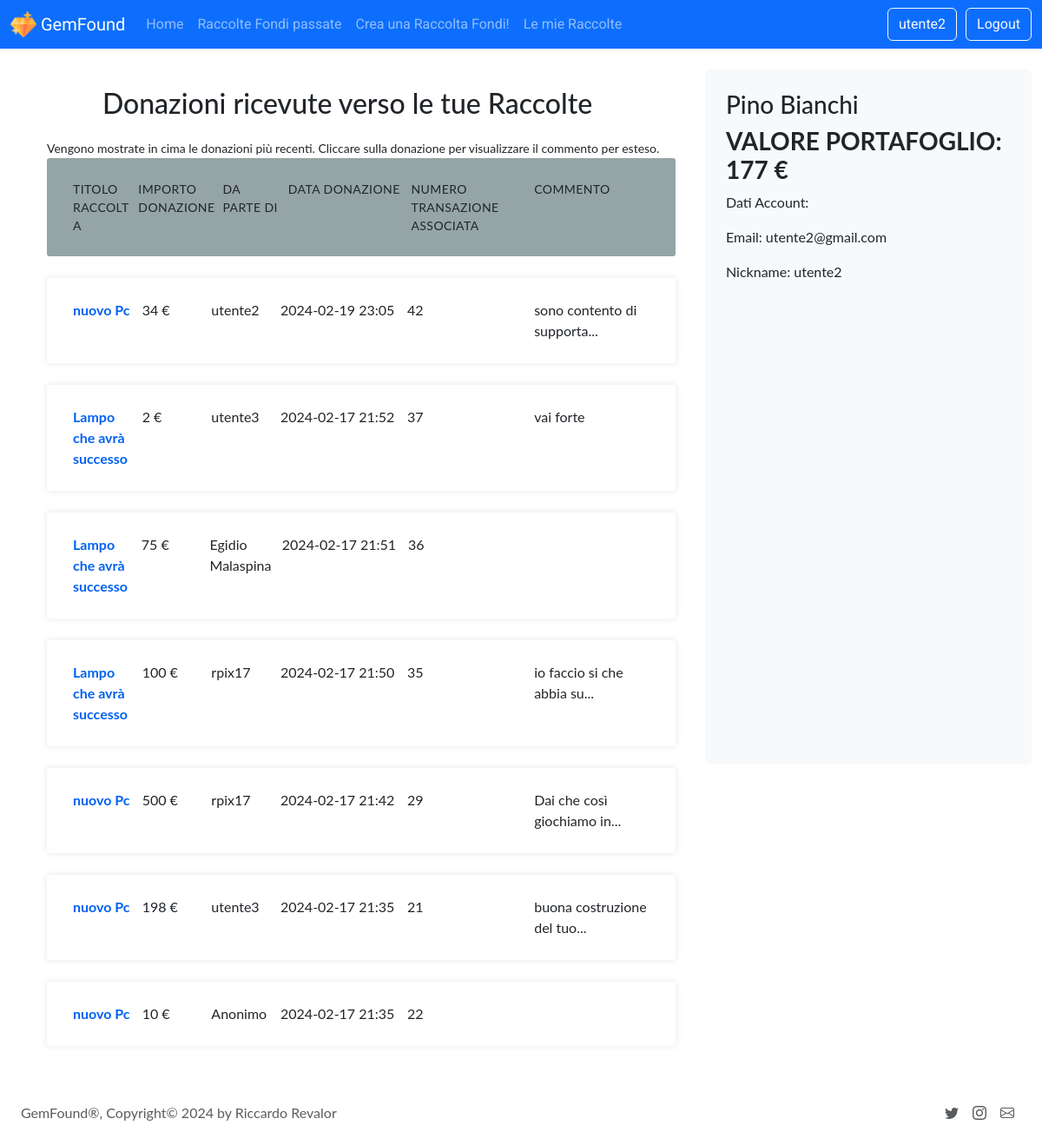
The app's page /account/8 (signed in) with its own data.
### tables this page shows
CREATE TABLE "Utenti" (
	"UserNickName"	TEXT NOT NULL UNIQUE,
	"UserID"	INTEGER NOT NULL UNIQUE,
	"Password"	TEXT NOT NULL,
	"UserMail"	TEXT NOT NULL UNIQUE,
	"Nome"	TEXT NOT NULL,
	"Cognome"	TEXT NOT NULL,
	"Ptf"	INTEGER NOT NULL DEFAULT 0,
	PRIMARY KEY("UserID" AUTOINCREMENT)
);

CREATE TABLE "Raccolte" (
	"RacID"	INTEGER NOT NULL UNIQUE,
	"UserID"	INTEGER NOT NULL,
	"Successo"	NUMERIC NOT NULL,
	"Open"	NUMERIC NOT NULL DEFAULT 1,
	"TotaleRaccolto"	INTEGER NOT NULL DEFAULT 0,
	"Target"	INTEGER NOT NULL,
	"Title"	TEXT NOT NULL,
	"Description"	TEXT NOT NULL,
	"ActivationDate"	TEXT NOT NULL,
	"ActivationTime"	TEXT NOT NULL,
	"CloseDate"	TEXT NOT NULL,
	"CloseTime"	TEXT NOT NULL,
	"Min"	INTEGER NOT NULL,
	"Max"	INTEGER NOT NULL,
	"Type"	NUMERIC NOT NULL DEFAULT 0,
	"Img"	TEXT DEFAULT 0,
	PRIMARY KEY("RacID" AUTOINCREMENT)
);

CREATE TABLE "Donazioni" (
	"RacID"	INTEGER NOT NULL,
	"NomeVisualizzato"	TEXT NOT NULL,
	"Importo"	INTEGER NOT NULL,
	"Commento"	TEXT NOT NULL DEFAULT 0,
	"numTransazione"	INTEGER NOT NULL UNIQUE,
	"UserID"	INTEGER NOT NULL DEFAULT -1,
	"Data"	TEXT NOT NULL,
	PRIMARY KEY("numTransazione" AUTOINCREMENT)
);

### app.py (the view)
@app.route('/account/<int:id>')
@login_required
def account(id):
  if id != current_user.id:
    flash('Non puoi accedere a questa pagina!')
    return redirect(url_for('index'))
  racs = rac_dao.getRacsByUserID(id)
  if not racs:
    flash('Non hai ancora creato nessuna Raccolta Fondi!')
    return redirect(url_for('index'))
  for rac in racs: checkRacOpen(rac) # aggiorna raccolte e in caso aggiorna ptf
  user = user_dao.get_user_by_id(id) # prendi valore ptf aggiornato dopo il check sulle raccolte
  dons = []
  for rac in racs:
    d = don_dao.getDonationsByRacID(rac['RacID'])
    if d:
      for don in d:
        don = dict(don)
        don['RacTitle'] = rac['Title']
        dons.append(don)
  if not dons:
    flash('Non hai ancora ricevuto nessuna donazione!')
  dons = sorted(dons, key=lambda k: datetime.datetime.strptime(k['Data'], '%Y-%m-%d %H:%M'), reverse=True)
  return render_template('myaccount.html', donazioni=dons, raccolte=racs, ptfValue = user['Ptf'])

### app.py (called while the page is built)
def updatePtf(rac):
  ptfOld = user_dao.user_GetPtf(rac['UserID'])
  if not ptfOld: return False
  ptfOld = int(ptfOld['Ptf'])
  money = int(rac['TotaleRaccolto'])
  if money >= int(rac['Target']):
    ptfNew = ptfOld + money
    if ptfNew > ptfOld: user_dao.user_SetPtf(rac['UserID'], ptfNew)
  return True

@login_manager.user_loader
def load_user(user_id):
  db_user = user_dao.get_user_by_id(user_id)
  utente = User(UserID=db_user['UserID'],
  Nome=db_user['Nome'],
  Cognome=db_user['Cognome'],
  UserMail=db_user['UserMail'],
  Password=db_user['Password'],
  UserNickName=db_user['UserNickName'],
  Ptf=db_user['Ptf'])
  return utente

### don_dao.py (called while the page is built)
def getDonationsByRacID(id):
    connection = sqlite3.connect(db)
    connection.row_factory = sqlite3.Row
    cursor = connection.cursor()
    donations = cursor.execute('SELECT * FROM Donazioni WHERE RacID = ?', (id,)).fetchall()
    cursor.close()
    connection.close()
    return donations

### rac_dao.py (called while the page is built)
def getRacsByUserID(id):
    connection = sqlite3.connect(db)
    connection.row_factory = sqlite3.Row
    cursor = connection.cursor()
    racs = cursor.execute('SELECT * FROM Raccolte WHERE UserID = ?', (id,)).fetchall()
    cursor.close()
    connection.close()
    return racs

def RacSetState(id, state):
    result = False
    sql = 'UPDATE Raccolte SET Open = ? WHERE RacID = ?'
    connection = sqlite3.connect(db)
    connection.row_factory = sqlite3.Row
    cursor = connection.cursor()
    try:
        cursor.execute(sql, (state, id))
        connection.commit()
        result = True
    except Exception as e:
        print('Error', str(e))
        connection.rollback()
        result = False
    cursor.close()
    connection.close()
    return result

### user_dao.py (called while the page is built)
def get_user_by_id(id):
    conn = sqlite3.connect(db)
    conn.row_factory = sqlite3.Row
    cursor = conn.cursor()
    sql = 'SELECT * FROM Utenti WHERE UserID = ?'
    cursor.execute(sql, (id,))
    user = cursor.fetchone()
    cursor.close()
    conn.close()
    return user

def user_GetPtf(id):
    conn = sqlite3.connect(db)
    conn.row_factory = sqlite3.Row
    cursor = conn.cursor()
    sql = 'SELECT Ptf FROM Utenti WHERE UserID = ?'
    cursor.execute(sql, (id,))
    ptf = cursor.fetchone()
    cursor.close()
    conn.close()
    return ptf #ritorna il ptf dell'utente

### templates/myaccount.html (shortened to what this page needs)
{% extends "base.html" %}
{% block content %}
<link href="{{ url_for('static', filename='tablestyle.css') }}" rel="stylesheet">
<div class="row">
<main class="col-lg-8 col-12">
<div class="container">
    <h2>Donazioni ricevute verso le tue Raccolte</h2>
    <ul class="responsive-table">
      <small>Vengono mostrate in cima le donazioni pi&ugrave; recenti. Cliccare sulla donazione per visualizzare il commento per esteso.</small>
      <li class="table-header">
        <div class="col col-1">Titolo Raccolta</div>
        <div class="col col-2">Importo donazione</div>
        <div class="col col-3">Da parte di</div>
        <div class="col col-4">Data donazione</div>
        <div class="col col-4">Numero Transazione associata</div>
        <div class="col col-4">Commento</div>
      </li>
      {% for don in donazioni %}
      <li class="table-row grey-selected" data-transazione="{{ don.numTransazione |e }}">
        <div class="col col-1 boldtext" data-label="Titolo Raccolta">{{ don.RacTitle |e }}</div>
        <div class="col col-2" data-label="Importo Donazione">{{ don.Importo |e }} &euro;</div>
        <div class="col col-3" data-label="Nome Donatore">{{ don.NomeVisualizzato |e }}</div>
        <div class="col col-4" data-label="Data">{{ don.Data |e }}</div>
        <div class="col col-4" data-label="Num Transazione">{{ don.numTransazione |e }}</div>
        <div class="col col-4 Commento" data-label="DonCommento">{{ don.Commento |e }}</div>
      </li>
    {% endfor %}
    </ul>
</div>
</main>
<aside class="col-lg-4 col-12">
 <div class="p-4 mb-3 bg-light rounded">
    <h3>{{ current_user.name  ~' '~ current_user.surname |e }}</h3>
    <h3><strong>VALORE PORTAFOGLIO: {{ ptfValue |e}} &euro;</strong></h3>
    <p>Dati Account:</p>
    <p>Email: {{ current_user.mail |e }}</p>
    <p>Nickname: {{ current_user.nickname |e }}</p>
</div>
</aside>
{% endblock %}

### templates/base.html (shortened to what this page needs)
<!DOCTYPE html>
<html lang="it">
  <head>
    <link href="https://cdn.jsdelivr.net/npm/bootstrap@5.3.2/dist/css/bootstrap.min.css" rel="stylesheet">
    <link rel="stylesheet" href="https://cdn.jsdelivr.net/npm/bootstrap-icons@1.10.2/font/bootstrap-icons.css">
    <link rel="stylesheet" href="{{ url_for('static', filename='style.css') }}">
  </head>
  <body>
    <header>
      <nav class="navbar fixed-top navbar-dark navbar-expand-lg bg-primary" id="barra-navigazione">
        <div class="container-fluid">
          <a class="navbar-brand protest-riot-regular">
            <img src="{{ url_for('static', filename='premium.png') }}" alt="Logo" width="30" height="30" class="d-inline-block align-top" />
            GemFound
        </a>
          <div class="collapse navbar-collapse" id="navbarSupportedContent">
            <ul class="navbar-nav me-auto mb-2 mb-lg-0">
              <li class="nav-item">
                <a class="nav-link testo" aria-current="page" href="/">Home</a>
              </li>
              <li class="nav-item">
                <a class="nav-link testo" href="{{ url_for('raccoltepassate') }}">Raccolte Fondi passate</a>
              </li>
              {% if current_user.is_authenticated %}
              <li class="nav-item">
                <a class="nav-link testo" href="{{ url_for('newraccolta') }}">Crea una Raccolta Fondi!</a>
              </li>
              <li class="nav-item">
                <a class="nav-link testo" href="{{ url_for('mieraccolte') }}">Le mie Raccolte</a>
              </li>
              {% endif %}
            </ul>
            {% if current_user.is_authenticated %}
            <a href="/account/{{ current_user.id |e }}" class="btn btn-outline-light testo" title="AccountInfo">{{ current_user.nickname |e }}</a>
            <a href="{{ url_for('logout') }}" class="btn btn-outline-light testo" title="Logout">Logout</a>
            {% endif %}
          </div>
        </div>
      </nav>
    </header>
    <div class="container-fluid under-nav">
      {%block content %}{% endblock %}
    </div>
    <div class="container-fluid">
      <footer class="d-flex flex-wrap justify-content-between align-items-center py-3 my-4 me-2">
        <div class="col-md-4 d-flex align-items-center">
          <span class="mb-3 mb-md-0 text-muted">GemFound&#174;, Copyright&#169; 2024 by Riccardo Revalor</span>
        </div>
        <ul class="nav col-md-4 justify-content-end list-unstyled d-flex">
          <li class="ms-3"><a class="text-muted" href="#"><i class="bi bi-twitter"></i></a></li>
          <li class="ms-3"><a class="text-muted" href="#"><i class="bi bi-instagram"></i></a></li>
          <li class="ms-3"><a class="text-muted" href="#"><i class="bi bi-envelope"></i></a></li>
        </ul>
      </footer>
    </div>
  </body>
</html>

### static/style.css (style rules this page uses)
.under-nav { margin-top: 80px; max-width: 100%; }
.testo { font-family: 'Roboto', system-ui, Arial, sans-serif; }
.protest-riot-regular { font-family: "Protest Riot", 'Roboto', system-ui, Arial, sans-serif; font-weight: 400; font-style: normal; }

### static/tablestyle.css (style rules this page uses)
body { font-family: 'lato', Arial, sans-serif; }
.container { max-width: 100%; margin-left: auto; margin-right: auto; padding-left: 10px; padding-right: 10px; }
.p-4.mb-3.bg-light.rounded { min-height: 100vh; }
.boldtext { font-weight: bold; color: #0061f2; }

### records on screen
Utenti: nickname "utente2", Nome+Cognome "Pino Bianchi", mail "utente2@gmail.com"
Raccolte: RacTitle "nuovo Pc" "nuovo Pc" "nuovo Pc" "nuovo Pc"
Donazioni: NomeVisualizzato "utente2", Data "2024-02-19 23:05"
Raccolte: RacTitle "Lampo che avrà successo" "Lampo che avrà successo" "Lampo che avrà successo"
Donazioni: NomeVisualizzato "utente3", Data "2024-02-17 21:52", Commento "vai forte"
Donazioni: NomeVisualizzato "Egidio Malaspina", Data "2024-02-17 21:51"
Donazioni: NomeVisualizzato "rpix17", Data "2024-02-17 21:50"
Donazioni: Importo "500", NomeVisualizzato "rpix17", Data "2024-02-17 21:42"
Donazioni: NomeVisualizzato "utente3", Data "2024-02-17 21:35"
Donazioni: NomeVisualizzato "Anonimo", Data "2024-02-17 21:35"

### other values on screen
{{ don.Importo |e }} "34" "2" "75" "100" "198" "10"
{{ don.numTransazione |e }} "42" "37" "36" "35" "29" "21" "22"
{{ ptfValue |e }} "177"
